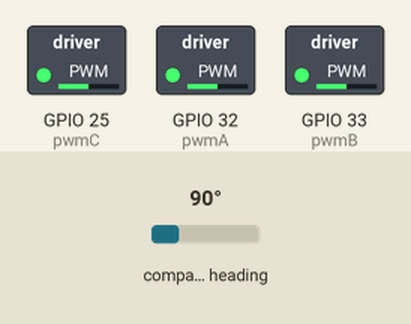
Simulated run of this sketch. Board: ESP32. Shown: switched loads named in the sketch (green lamp = pin HIGH). Wiring (inferred from the names in the program): AS5600 angle sensor at I2C address 0x36. Inputs (shaded band) come from the test bench; at power-on: compass heading 90°. What the sketch prints to the serial monitor is not drawn.

Above: at 5.2 s.
5.3 s: compass heading set to 7°
At 5.5 s:
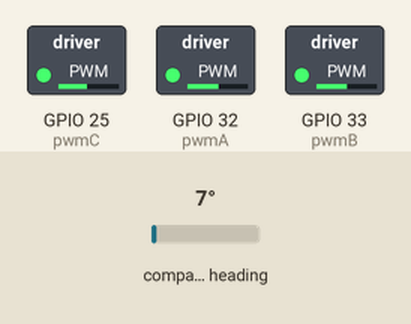
8.3 s: compass heading set to 90°
9.8 s: compass heading set to 269°
At 10.1 s:
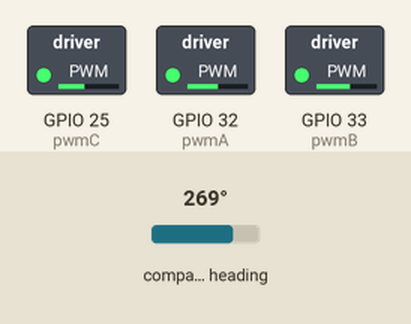
12.8 s: compass heading set to 180°
At 13.9 s:
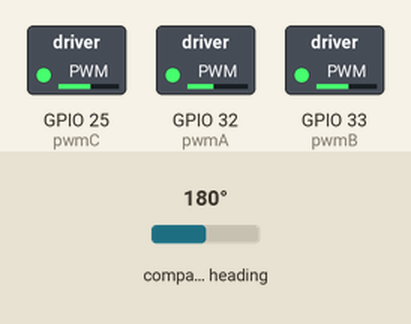
14.3 s: compass heading set to 352°
At 23.19 s:
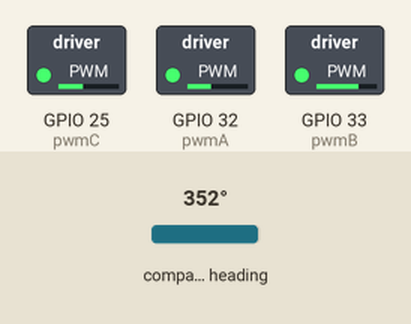
Timing chart, 0 to 26.9 s (numbered marks = the images above; inputs shaded):
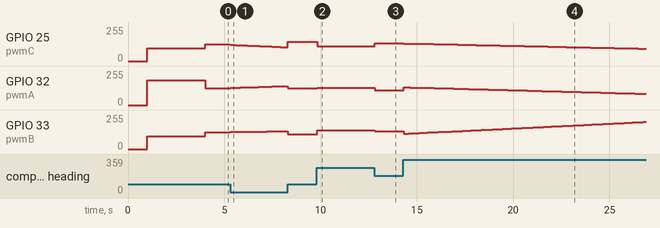

Measured:
- after the input at 5.3 s, GPIO 25 (pwmC): moves from 127/255 to 103/255 over 2.9 s, starting at once; GPIO 32 (pwmA): moves from 127/255 to 142/255 over 2.9 s, starting at once; GPIO 33 (pwmB): moves from 127/255 to 134/255 over 2.9 s, starting at once
- after the input at 9.8 s, GPIO 25 (pwmC): 143/255 → 109/255 at once, → 110/255 0.54 s later, → 111/255 1.1 s later, → 112/255 1.1 s later; GPIO 32 (pwmA): 127/255 → 128/255 at once; GPIO 33 (pwmB): 110/255 → 141/255 at once, → 140/255 1.3 s later, → 139/255 1.3 s later
- after the input at 12.8 s, GPIO 25 (pwmC): 112/255 → 135/255 at once; GPIO 32 (pwmA): 128/255 → 110/255 at once; GPIO 33 (pwmB): 139/255 → 135/255 at once
- after the input at 14.3 s, GPIO 25 (pwmC): moves from 135/255 to 92/255 over 12.5 s, starting at once; GPIO 33 (pwmB): 135/255 → 115/255 at once, → 116/255 0.12 s later, → 117/255 0.14 s later, → 118/255 0.14 s later, … (90 changes in this stretch)

The sketch:

Yuyang_FOC_shiftSwitch.ino
```cpp
//Reference: https://github.com/ToanTech/DengFOC_Lib
//This code incorporates a integral separated PID control to improve the performance

#include "AS5600.h"

#include "PID.c"
#include "PID.h"

int pwmA = 32;
int pwmB = 33;
int pwmC = 25;

#define _constrain(amt,low,high) ((amt)<(low)?(low):((amt)>(high)?(high):(amt)))

float voltage_limit=12.6;
float voltage_power_supply=12.6;
float shaft_angle=0,open_loop_timestamp=0;
float zero_electric_angle=0,Ualpha,Ubeta=0,Ua=0,Ub=0,Uc=0,dc_a=0,dc_b=0,dc_c=0;
#define _3PI_2 4.71238898038f

pid_struct_t FOC = {0};

int PP=7,DIR=1;
float _electricalAngle(){
  return  _normalizeAngle((float)(DIR *  PP) * getAngle_Without_track()-zero_electric_angle);
}


float _normalizeAngle(float angle){
  float a = fmod(angle, 2*PI);
  return a >= 0 ? a : (a + 2*PI);
}


void setPwm(float Ua, float Ub, float Uc) {
  Ua = _constrain(Ua, 0.0f, voltage_limit);
  Ub = _constrain(Ub, 0.0f, voltage_limit);
  Uc = _constrain(Uc, 0.0f, voltage_limit);

  dc_a = _constrain(Ua / voltage_power_supply, 0.0f , 1.0f );
  dc_b = _constrain(Ub / voltage_power_supply, 0.0f , 1.0f );
  dc_c = _constrain(Uc / voltage_power_supply, 0.0f , 1.0f );

  ledcWrite(0, dc_a*255);
  ledcWrite(1, dc_b*255);
  ledcWrite(2, dc_c*255);
}

void setPhaseVoltage(float Uq,float Ud, float angle_el) {
  angle_el = _normalizeAngle(angle_el);
  // Inverse Park
  Ualpha =  -Uq*sin(angle_el);
  Ubeta =   Uq*cos(angle_el);

  // Inverse Clark
  Ua = Ualpha + voltage_power_supply/2;
  Ub = (sqrt(3)*Ubeta-Ualpha)/2 + voltage_power_supply/2;
  Uc = (-Ualpha-sqrt(3)*Ubeta)/2 + voltage_power_supply/2;
  setPwm(Ua,Ub,Uc);
}


float motor_target;
float FOC_OUT = 0;
float switch_angle;

void setup() {
  // put your setup code here, to run once:
  Serial.begin(115200);

  pinMode(pwmA, OUTPUT);
  pinMode(pwmB, OUTPUT);
  pinMode(pwmC, OUTPUT);
  ledcAttachPin(pwmA, 0);
  ledcAttachPin(pwmB, 1);
  ledcAttachPin(pwmC, 2);
  ledcSetup(0, 30000, 8);
  ledcSetup(1, 30000, 8);
  ledcSetup(2, 30000, 8);
  Serial.println("Initialize");
  BeginSensor();
  setPhaseVoltage(3, 0,_3PI_2);
  delay(3000);
  zero_electric_angle=_electricalAngle();
  motor_target = getAngle();
  switch_angle = motor_target;
  setPhaseVoltage(0, 0,_3PI_2);
  Serial.print("Zero electric angle：");Serial.println(zero_electric_angle);
  Serial.println(switch_angle);

  pid_init(&FOC, 2, 0.02, 0, 1023, 1023, 5);
}


float shift_switch_position(){
  switch_angle = getAngle();
    if (switch_angle > motor_target + PI/4){
      motor_target = motor_target + PI/2;
      return motor_target;}
    if (switch_angle < motor_target - PI/4){
      motor_target = motor_target - PI/2;
      return motor_target;}
    else{return motor_target;}
}


void loop() {
  // put your main code here, to run repeatedly:
  Serial.print(getAngle());
  Serial.print(",");
  float Sensor_Angle =  getAngle();
  float shift_switch_target = shift_switch_position();
  FOC_OUT = pid_general(&FOC, DIR*Sensor_Angle,shift_switch_target);
  setPhaseVoltage(_constrain(FOC_OUT,-6,6),0,_electricalAngle());
  Serial.print(_normalizeAngle(getAngle()));
  Serial.print(",");
  Serial.print(shift_switch_target);
  Serial.print(",");
  Serial.print(_electricalAngle());
  Serial.print(",");
  Serial.println(FOC_OUT);
  delay(3);
}
```

AS5600.cpp
```cpp
// (licence header left out)
#include "Wire.h"
#include "AS5600.h"
#include <Arduino.h>

int _raw_ang_hi = 0x0c;
int _raw_ang_lo = 0x0d;
int _ams5600_Address = 0x36;
int ledtime = 0;
int32_t full_rotations=0; // full rotation tracking;
float angle_prev=0;

void BeginSensor() {
  Wire.begin(19,18, 400000UL);
  delay(1000);
}
//readTwoBytes(int in_adr_hi, int in_adr_lo)这段代码是一个函数，其目的是从I2C设备（在代码中的变量名为_ams5600_Address）中读取两个字节数据，并将其合并成一个16位的无符号整数返回。
//具体来说，函数接受两个整型参数in_adr_hi和in_adr_lo，它们用于指定需要读取的两个字节数据的地址。函数中首先通过Wire库开始I2C传输，向设备写入in_adr_lo和in_adr_hi分别作为数据地址，然后读取相应的字节数据。
//在每个Wire.requestFrom()调用之后，通过一个while循环等待数据接收完毕。然后读取接收到的低字节和高字节，并使用位运算将它们合并成一个16位的无符号整数。
//最后，返回合并后的整数。如果读取过程中出现错误或者函数没有成功读取到数据，则函数返回-1。
word readTwoBytes(int in_adr_hi, int in_adr_lo)
{
  word retVal = -1;

  /* 读低位 */
  Wire.beginTransmission(_ams5600_Address);
  Wire.write(in_adr_lo);
  Wire.endTransmission();
  Wire.requestFrom(_ams5600_Address, 1);
  while(Wire.available() == 0);
  int low = Wire.read();

  /* 读高位 */
  Wire.beginTransmission(_ams5600_Address);
  Wire.write(in_adr_hi);
  Wire.endTransmission();
  Wire.requestFrom(_ams5600_Address, 1);
  while(Wire.available() == 0);
  int high = Wire.read();

  retVal = (high << 8) | low;

  return retVal;
}

word getRawAngle()
{
  return readTwoBytes(_raw_ang_hi, _raw_ang_lo);
}

float getAngle_Without_track()
{
  return getRawAngle()*0.08789* PI / 180;    //得到弧度制的角度
}

float getAngle()
{
    float val = getAngle_Without_track();
    float d_angle = val - angle_prev;
    //计算旋转的总圈数
    //通过判断角度变化是否大于80%的一圈(0.8f*6.28318530718f)来判断是否发生了溢出，如果发生了，则将full_rotations增加1（如果d_angle小于0）或减少1（如果d_angle大于0）。
    if(abs(d_angle) > (0.8f*6.28318530718f) ) full_rotations += ( d_angle > 0 ) ? -1 : 1;
    angle_prev = val;
    return (float)full_rotations * 6.28318530718f + angle_prev;

}
```

AS5600.h
```cpp
void BeginSensor();
float getAngle();
float getAngle_Without_track();
```

PID.c
```cpp
#include "pid.h"

// // 底盘电机 PID 结构体定义
// pid_struct_t pid_wheel_spd[4] = {0};
// pid_struct_t pid_chassis_angle = {0};

/**
  * @brief  init pid parameter
  * @param  pid struct
    @param  parameter
  * @retval None
*/
static void abs_limit(float *a, float ABS_MAX)
{
	if (*a > ABS_MAX)
		*a = ABS_MAX;
	if (*a < -ABS_MAX)
		*a = -ABS_MAX;
}
void pid_init(pid_struct_t *pid,
              float kp,
              float ki,
              float kd,
              float i_max,
              float out_max,
              float i_discrete)
{
  pid->kp      = kp;
  pid->ki      = ki;
  pid->kd      = kd;
  pid->i_max   = i_max;
  pid->out_max = out_max;
  pid->i_discrete = i_discrete;
}

/**
  * @brief  位置式PID函数
  * @param  pid结构体
    @param  反馈值
    @param  目标值
  * @retval 计算输出值
  */

float mapTo01(float variable, float min_value, float max_value) {
    float mapped_value = (variable - min_value) / (max_value - min_value);
    return mapped_value;
}

float pid_general(pid_struct_t *pid, float get, float set)
{
	pid->get = get;
	pid->set = set;
	pid->err[NOW] = set - get;

  float mapped_err = mapTo01(pid->err[NOW], 0, pid->i_discrete);

  if (mapped_err > 1.0) {
    mapped_err = 1.0;
  }

	pid->p_out = pid->kp * pid->err[NOW];
	pid->i_out += pid->ki * pid->err[NOW] *(1 - mapped_err);
	pid->d_out = pid->kd * (pid->err[NOW] - pid->err[LAST]);

	abs_limit(&(pid->i_out), pid->i_max);
	pid->output = pid->p_out + pid->i_out + pid->d_out;
	abs_limit(&(pid->output), pid->out_max);

	pid->err[LAST] = pid->err[NOW];

	return pid->output;
}
```

PID.h
```cpp
#ifndef __PID_H
#define __PID_H

// #include "sys.h"

enum
{
  LAST  = 0,
  NOW   = 1,
};

typedef struct _pid_struct_t
{
  float kp;
  float ki;
  float kd;
  float i_max;
  float out_max;
  float i_discrete;

  float ref;      // target value
  float fdb;      // feedback value
  float err[2];   // error and last error

	float set;
  float get;

  float p_out;
  float i_out;
  float d_out;
  float output;
}pid_struct_t;

extern pid_struct_t pid_wheel_spd[4];
extern pid_struct_t pid_chassis_angle;
void pid_init(pid_struct_t *pid,
              float kp,
              float ki,
              float kd,
              float i_max,
              float out_max,
              float i_discrete);


float mapTo01(float variable, float min_value, float max_value);

float pid_general(pid_struct_t *pid, float get, float set);

#endif
```
